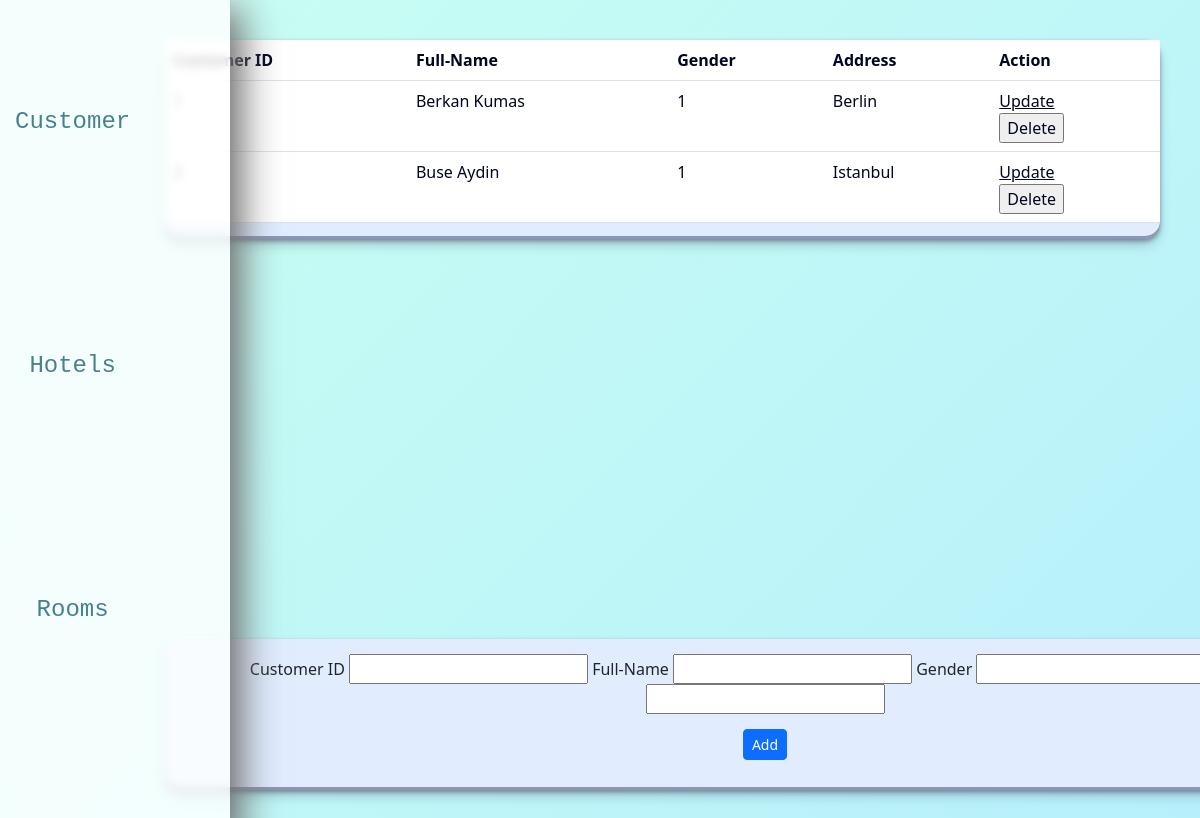
The app's page /Customer.php with its own data.
### tables this page shows
CREATE TABLE `customer` (
  `CustomerID` int(11) NOT NULL,
  `FullName` varchar(25) NOT NULL,
  `Gender` int(11) NOT NULL,
  `Address` varchar(25) NOT NULL
);

### Web/Customer.php (the view, shortened to what this page needs)
<!DOCTYPE html>
<html lang="en">
<head>
    <link rel="stylesheet" href="dashboardStyle.css" media="screen" />
    <link href="https://cdn.jsdelivr.net/npm/bootstrap@5.3.0-alpha1/dist/css/bootstrap.min.css" rel="stylesheet">
</head>
<body>
    <div>
        <div class="popup">
    <div>
        <form name="customerForm" class="addSection" action="addCustomer.php" method="POST" onsubmit="return validation()">
                <div class="inputWrapper">
                    Customer ID <input class="loginInput" type="text" name="CustomerID" />
                    Full-Name <input class="loginInput" type="text" name="FullName" />
                    Gender <input class="loginInput" type="text" name="Gender" />
                    Address <input class="loginInput" type="text" name="Address" />
                </div>
                <button class="btn btn-primary btn-sm" id="addButton" type="submit" > Add </button>
            </form>
        </div>
        <div class="dashboardBox">
                <div class="dashboardItems">
                <br><a class="items" href="Customer.php">Customer</a></br>
                <br><a class="items" href="Hotels.php">Hotels</a></br>
                <br><a class="items" href="Rooms.php">Rooms</a></br>
                <br><a class="items" href="Orders.php">Orders</a></br>
            </div>
        </div>
        <div class="contentBox">
            <table class="table">
            <thead>
                <tr>
                <th>Customer ID</th>
                <th>Full-Name</th>
                <th>Gender</th>
                <th>Address</th>
                <th>Action</th>
</tr>
            </thead>
            <tbody>
                <tr>
            <?php
                include("sqlconfig.php");
            $sqlquery = "select * from Customer";
            $result = $conn->query($sqlquery);
            while($row=$result->fetch_assoc()){
                $encodedName = urlencode($row['FullName']);
                echo "<tr><td>" . $row["CustomerID"] . "</td>
                <td>" . $row["FullName"] . "</td>
                <td>" . $row["Gender"] . "</td>
                <td>" . $row["Address"] . "</td>
                <td>
                <a href='customerUpdate.php?id=".$row['CustomerID']."&name=".$encodedName."&gender=".$row['Gender']."&address=".$row["Address"]."' class='updateButton' >Update</a>
                <form action='delete.php' method='POST'>
            <input type='hidden' name='CustomerID' value=".$row['CustomerID'].">
        <input type='submit' value='Delete'>
      </form>
                </tr>
                ";
            }
            ?>
            </tr>
            </tbody>
            </table>
        </div>
        </div>
    </div>
</body>
</html>

### Web/dashboardStyle.css (style rules this page uses)
body { background: linear-gradient(-45deg, #eafaff, #e0e0e0, #b1eaff, #c9fff2); background-size: 400% 400%; animation: gradient 60s ease infinite; height: 100vh; }
.inputWrapper { padding:50px,50px; }
.dashboardBox { animation-name:dashboardAnimOut; animation-duration:0.5s; background: rgba(255, 255, 255, 0.8); backdrop-filter: blur(5px); -webkit-backdrop-filter: blur(5px); position: absolute; top:0; bottom:0; left:0; height:100%; border-top-right-radius: 50px; border-bottom-right-radius: 50px; overflow:hidden; box-sizing: border-box; box-shadow: 35px 35px 70px #bebebe,-35px -35px 70px #000000; padding-right:5px; }
.dashboardItems { display: flex; align-items: center; flex-direction: column; text-decoration: none; font-family: "JetBrains Mono",monospace; text-align: center; justify-content: space-evenly; color: white; }
.items { text-decoration: none; color :rgba(0, 79, 92, 0.708); text-shadow: 5px; margin:10vh 0 10vh 15px; font-size:24px; }
#addButton { margin:15px 0; }
.contentBox { display:flex; background-color:rgb(225, 237, 255); border-radius: 15px; margin:5vh; margin-left:165px; -webkit-text-fill-color: #000521; box-shadow: rgba(45, 35, 66, .4) 0 2px 4px,rgba(45, 35, 66, .3) 0 7px 13px -3px,rgba(58, 65, 111, .5) 0 -3px 0 inset; }
.addSection { width:100%; text-align: center; flex-direction: column; background-color:rgb(225, 237, 255); box-shadow: rgba(45, 35, 66, .4) 0 2px 4px,rgba(45, 35, 66, .3) 0 7px 13px -3px,rgba(58, 65, 111, .5) 0 -3px 0 inset; border-radius: 15px; bottom:0; margin: 0 50vh 50px 165px; padding:15px; position:fixed; }

### records on screen
customer: FullName "Berkan Kumas", Gender "1", Address "Berlin"
customer: FullName "Buse Aydin", Gender "1", Address "Istanbul"
